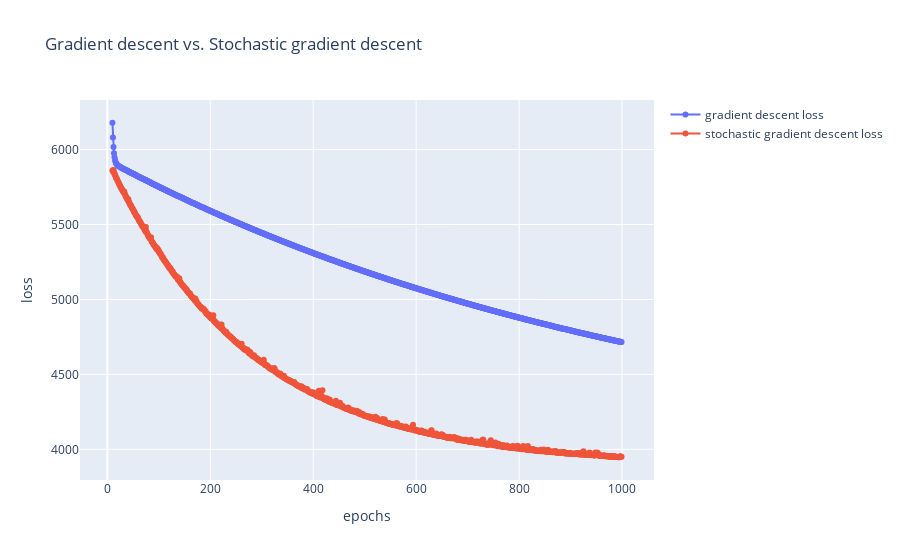

Notebook source saved alongside this figure:
### Code cell
fig = go.Figure()
fig.add_trace(go.Scatter(x=[i for i in range(epochs)][10:], y=loss_history[10:],
              mode="markers+lines",
              name="gradient descent loss"))
fig.add_trace(go.Scatter(x=[i for i in range(epochs)][10:], y=stochastic_loss_history[10:],
              mode="markers+lines",
              name="stochastic gradient descent loss"))
fig.update_layout(
    title="Gradient descent vs. Stochastic gradient descent",
    xaxis_title="epochs",
    yaxis_title="loss"
    )
fig.show()

### Figure 1 — Plotly figure (JSON) as saved in the notebook; plotly's stock layout.template omitted (floating-point values rounded to 4 significant figures; data arrays with more than 128 entries replaced by an {"elided": "..."} marker saying what was removed)
{"data": [{"mode": "markers+lines", "name": "gradient descent loss", "type": "scatter", "x": {"elided": "990 int values"}, "y": {"elided": "990 float values"}}, {"mode": "markers+lines", "name": "stochastic gradient descent loss", "type": "scatter", "x": {"elided": "990 int values"}, "y": {"elided": "990 float values"}}], "layout": {"title": {"text": "Gradient descent vs. Stochastic gradient descent"}, "xaxis": {"title": {"text": "epochs"}}, "yaxis": {"title": {"text": "loss"}}}}
